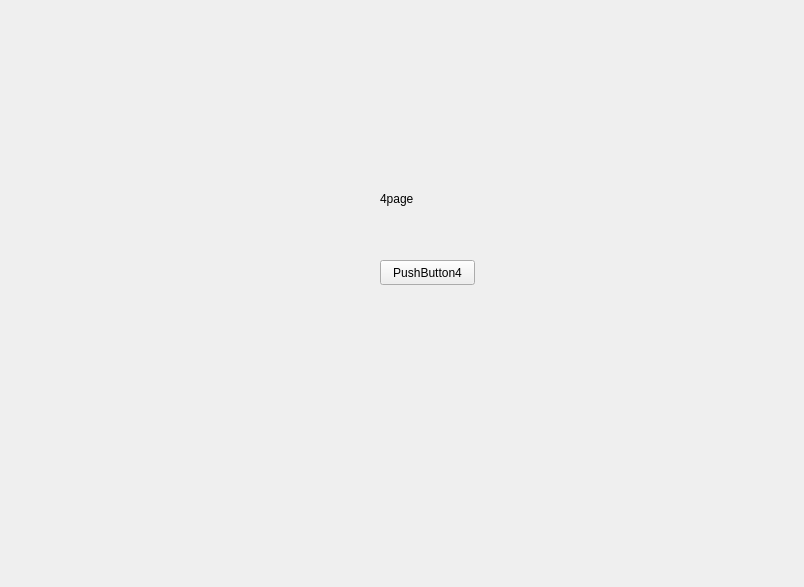
<?xml version="1.0" encoding="UTF-8"?>
<ui version="4.0">
 <class>Form</class>
 <widget class="QWidget" name="Form">
  <property name="geometry">
   <rect>
    <x>0</x>
    <y>0</y>
    <width>804</width>
    <height>587</height>
   </rect>
  </property>
  <property name="windowTitle">
   <string>Form</string>
  </property>
  <widget class="QStackedWidget" name="stackedWidget">
   <property name="geometry">
    <rect>
     <x>110</x>
     <y>10</y>
     <width>631</width>
     <height>501</height>
    </rect>
   </property>
   <property name="currentIndex">
    <number>2</number>
   </property>
   <widget class="QWidget" name="page_1">
    <widget class="QLabel" name="label_2">
     <property name="geometry">
      <rect>
       <x>250</x>
       <y>210</y>
       <width>67</width>
       <height>17</height>
      </rect>
     </property>
     <property name="text">
      <string>2page</string>
     </property>
    </widget>
    <widget class="QPushButton" name="pushButton_2">
     <property name="geometry">
      <rect>
       <x>230</x>
       <y>270</y>
       <width>95</width>
       <height>25</height>
      </rect>
     </property>
     <property name="text">
      <string>PushButton2</string>
     </property>
    </widget>
   </widget>
   <widget class="QWidget" name="page_2">
    <widget class="QLabel" name="label_3">
     <property name="geometry">
      <rect>
       <x>240</x>
       <y>230</y>
       <width>67</width>
       <height>17</height>
      </rect>
     </property>
     <property name="text">
      <string>3page</string>
     </property>
    </widget>
    <widget class="QPushButton" name="pushButton_3">
     <property name="geometry">
      <rect>
       <x>250</x>
       <y>290</y>
       <width>95</width>
       <height>25</height>
      </rect>
     </property>
     <property name="text">
      <string>PushButton3</string>
     </property>
    </widget>
   </widget>
   <widget class="QWidget" name="page_3">
    <widget class="QLabel" name="label_4">
     <property name="geometry">
      <rect>
       <x>270</x>
       <y>180</y>
       <width>67</width>
       <height>17</height>
      </rect>
     </property>
     <property name="text">
      <string>4page</string>
     </property>
    </widget>
    <widget class="QPushButton" name="pushButton_4">
     <property name="geometry">
      <rect>
       <x>270</x>
       <y>250</y>
       <width>95</width>
       <height>25</height>
      </rect>
     </property>
     <property name="text">
      <string>PushButton4</string>
     </property>
    </widget>
   </widget>
   <widget class="QWidget" name="page">
    <widget class="QLabel" name="label">
     <property name="geometry">
      <rect>
       <x>150</x>
       <y>170</y>
       <width>67</width>
       <height>17</height>
      </rect>
     </property>
     <property name="text">
      <string>1page</string>
     </property>
    </widget>
    <widget class="QPushButton" name="pushButton">
     <property name="geometry">
      <rect>
       <x>160</x>
       <y>240</y>
       <width>95</width>
       <height>25</height>
      </rect>
     </property>
     <property name="text">
      <string>PushButton1</string>
     </property>
    </widget>
   </widget>
  </widget>
 </widget>
 <resources/>
 <connections/>
</ui>
